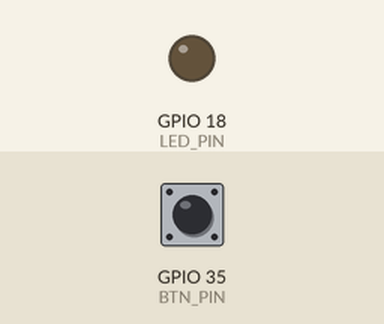
Simulated run of this program. Board: ESP32. Parts: output pins drawn as LEDs (lit = HIGH). The test bench sets the inputs (shaded band); at power-on: GPIO 35 (BTN_PIN) LOW. What the program prints to the serial monitor is not drawn.

Above: at 1.7 s.
1.8 s: GPIO 35 (BTN_PIN) pulled HIGH for 0.15 s
At 2.5 s:
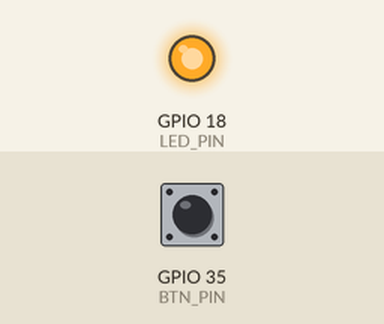
3.4 s: GPIO 35 (BTN_PIN) pulled HIGH for 1 s
At 3.8 s:
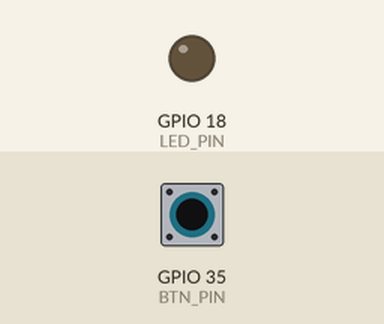
7.4 s: GPIO 35 (BTN_PIN) pulled HIGH for 3.2 s
At 8.0 s:
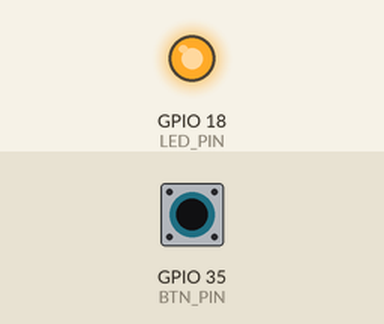
Timing chart, 0 to 10.4 s (numbered marks = the images above; inputs shaded):
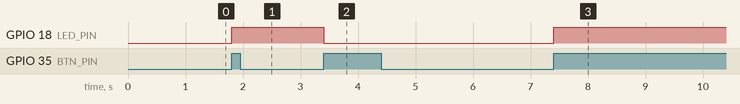

The program:

main.cpp
```cpp
#include <Arduino.h>

#define LED_PIN 18 // Define the LED_PIN pin number
#define BTN_PIN 35

void setup() {
  // put your setup code here, to run once:
  pinMode(LED_PIN, OUTPUT); // Set the LED_PIN pin as output
  pinMode(BTN_PIN, INPUT_PULLDOWN); // Set the BTN_PIN pin as input

  Serial.begin(115200); // Initialize Serial communication at 115200 baud rate
  delay(500); // Wait for 500ms to allow the serial monitor to open
  Serial.println("Esp32 starter!"); // Print a message to the serial monitor
}

bool ledState = LOW; // Variable to store the LED state
bool lastBtnState = HIGH; // Variable to store the last button state

void loop() {

  int btnState = digitalRead(BTN_PIN);                    // Read the state of the button
  Serial.println(">Button_state:" + String(btnState));    // Print the button state to the serial monitor

  digitalWrite(LED_PIN, ledState);                       // Set the LED state to the current state
  // Serial.println("LED State: " + String(ledState));      // Print the LED state to the serial monitor

  // Serial.println("btnState: " + String(btnState) + " lastBtnState: " + String(lastBtnState)); // Print the button state to the serial monitor

  if (btnState == HIGH && lastBtnState != btnState) {                                 // If the button is pressed
    ledState = !ledState;                                  // Toggle the LED state
  }

  lastBtnState = btnState;                             // Update the last button state
  // delay(100);
}
```

Measured:
- after the input at 1.8 s, GPIO 18 (LED_PIN): LOW → HIGH at once
- after the input at 3.4 s, GPIO 18 (LED_PIN): HIGH → LOW at once
- after the input at 7.4 s, GPIO 18 (LED_PIN): LOW → HIGH at once
